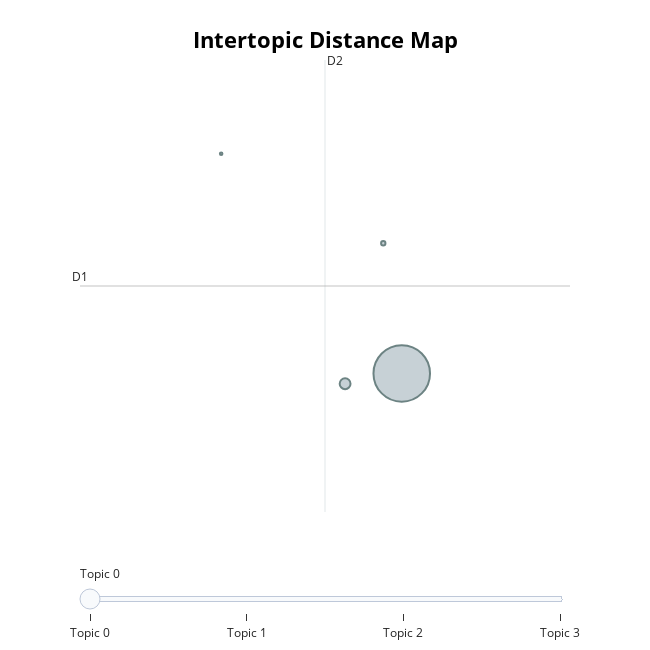

Notebook code for this chart:
### Code cell
# visualize topics
model.visualize_topics()

### Figure 1 — Plotly figure (JSON) as saved in the notebook; plotly's stock layout.template omitted (floating-point values rounded to 4 significant figures)
{"data": [{"customdata": [[0, "park | ride | universal | rides | day", 5449], [1, "houses | halloween | horror | night | haunted", 201], [2, "ride | size | rides | universal | fit", 32], [3, "fireworks | lightening | universal | july | 4th", 11]], "hovertemplate": "<b>Topic %{customdata[0]}</b><br>%{customdata[1]}<br>Size: %{customdata[2]}", "legendgroup": "", "marker": {"color": "#B0BEC5", "line": {"color": "DarkSlateGrey", "width": 2}, "size": [5449, 201, 32, 11], "sizemode": "area", "sizeref": 3.406, "symbol": "circle"}, "mode": "markers", "name": "", "orientation": "v", "showlegend": false, "type": "scatter", "x": [19.0, 18.04, 18.69, 15.94], "xaxis": "x", "y": [-5.607, -5.676, -4.744, -4.15], "yaxis": "y"}], "layout": {"annotations": [{"showarrow": false, "text": "D1", "x": 13.55, "y": -5.027, "yshift": 10}, {"showarrow": false, "text": "D2", "x": 17.7, "xshift": 10, "y": -3.528}], "height": 650, "hoverlabel": {"bgcolor": "white", "font": {"family": "Rockwell", "size": 16}}, "legend": {"itemsizing": "constant", "tracegroupgap": 0}, "margin": {"t": 60}, "shapes": [{"line": {"color": "#CFD8DC", "width": 2}, "type": "line", "x0": 17.7, "x1": 17.7, "y0": -6.527, "y1": -3.528}, {"line": {"color": "#9E9E9E", "width": 2}, "type": "line", "x0": 13.55, "x1": 21.85, "y0": -5.027, "y1": -5.027}], "sliders": [{"active": 0, "pad": {"t": 50}, "steps": [{"args": [{"marker.color": [["red", "#B0BEC5", "#B0BEC5", "#B0BEC5"]]}], "label": "Topic 0", "method": "update"}, {"args": [{"marker.color": [["#B0BEC5", "red", "#B0BEC5", "#B0BEC5"]]}], "label": "Topic 1", "method": "update"}, {"args": [{"marker.color": [["#B0BEC5", "#B0BEC5", "red", "#B0BEC5"]]}], "label": "Topic 2", "method": "update"}, {"args": [{"marker.color": [["#B0BEC5", "#B0BEC5", "#B0BEC5", "red"]]}], "label": "Topic 3", "method": "update"}]}], "title": {"font": {"color": "Black", "size": 22}, "text": "<b>Intertopic Distance Map</b>", "x": 0.5, "xanchor": "center", "y": 0.95, "yanchor": "top"}, "width": 650, "xaxis": {"anchor": "y", "domain": [0, 1], "range": [13.55, 21.85], "title": {"text": ""}, "visible": false}, "yaxis": {"anchor": "x", "domain": [0, 1], "range": [-6.527, -3.528], "title": {"text": ""}, "visible": false}}}
